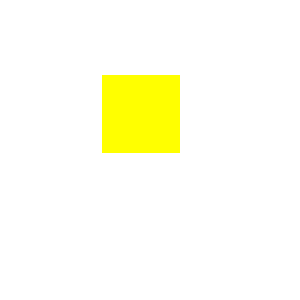
%> input picture matlab/task2.0/fankuaitu.bmp, 100 x 100 px (shown 3 times larger)
$ octave task2_5.m   (GNU Octave 9; MATLAB toolbox functions it lacks are replaced by stand-ins)
%> lines starting %> are read from the running program, lines starting %| are printed output that depends on the picture; in (x1, y1, x2, y2) boxes, pixels count from 0 and x2, y2 are one past the last pixel; in counts of white or black regions, pixels touching at a corner belong together; the program's own positions count from 1
close all;%关闭所有窗口
clear%清除变量的状态数据
clc%清除命令行
image1 = imread('fankuaitu.bmp');%读取图片
%> image1 is the input picture: size 100x100x3 uint8; mean R, G, B 255, 255, 237.8
figure;%打开一个窗口显示图像
subplot(3,2,1);%一行两列中的第一幅图
imshow(image1); %显示彩色图像
title('lenargb原图');
% [7 lines of commented-out code are left out]

%%%%%%自己显示图像灰度%%%%%%%%%%%%
[width,height,bmsize]=size(image1);%获取图片尺寸
%> width = 100; height = 100; bmsize = 3
mygray=uint8(zeros(width,height));%zeros(2*3)代表返回一个2*3的矩阵,创建一副空白图
R=image1(:,:,1);
%> R: size 100x100 uint8; every value is 255
G=image1(:,:,2);
B=image1(:,:,3);
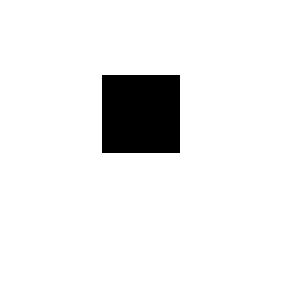
%> B: size 100x100 uint8 (shown 3 times larger); 93.2% white; 1 black region, box (x1, y1, x2, y2) and area: (34, 25, 60, 51) 676
mygray=R.*0.299+G.*0.587+B.*0.114;%矩阵×矩阵要用.*
subplot(3,2,2);%一行两列中的第二幅图
imshow(mygray);
title('lenargb自己计算灰度化后的图像');
%%%%%%系统自带的直方图函数%%%%%%%
subplot(3,2,3);
imhist(mygray);
title('lenargb灰度化后的直方图');
%%%%%%自己编写的直方图函数%%%%%%%
[width,height,bmgs]=size(image1); %获得图像的尺寸：宽度，高度
%> bmgs = 3
myzjhist = zeros(256,1); %自己定义一个直方图
myquzhi=0; %该点图像灰度值
for i=1:width
 for j=1:height
 myquzhi = image1(i,j);
 myzjhist(myquzhi+1,1) = myzjhist(myquzhi+1,1)+1; %该灰度的直方图取值+1

 end
end
%> after the loop, myzjhist = 256 values, max 10000 at index 255, min 0 at index 1, mean 39.06
 x=0:255;
 x=x';

subplot(3,2,4);
plot(x,myzjhist);
title('lenargb自己计算的直方图');


%%%%%%%%%%%%%%%%%%%%全局阈值分割法%%%%%%%%%%%%%%%%%%
ar=0
for i=1:width
 for j=1:height
 if mygray(i,j)>250
 mygray(i,j) =255;
 else
 mygray(i,j) =0;
 ar=ar+1;
 end
 end
end
%> after the loop, ar = 676
% figure; %新开窗口
subplot(3,2,5);
imshow(mygray);
title('lenargb全局阈值分割图')
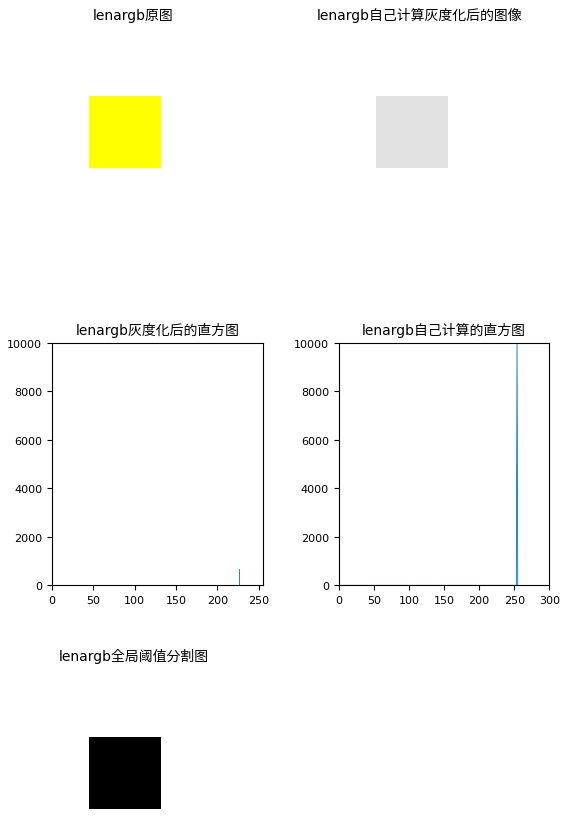
%> figure redrawn from the program's plot data, 5 panels
mygray=~mygray;
m=sum(mygray);
%> m = 100 values, max 26 at index 35, min 0 at index 1, mean 6.76
n=sum(m)
%> n = 676

%%%%%%%%%计算黑色面积%%%%%%%%%%
i=imread('fankuaitu.bmp');%如果图片名称格式例如9.pgn
figure
subplot(2,2,1)
imshow(i);

i1=rgb2gray(i);
subplot(2,2,2)
imshow(i1);

title('lenargbhuidu图')
bw=imbinarize(i1,'global');
subplot(2,2,3)
imshow(bw);

title('lenargb全局阈值分割图')
[B,L] = bwboundaries(bw,'noholes');
%> B = 1 boundary; box (x1, y1, x2, y2) and points: (0, 0, 100, 100) 397
hold on
stats = regionprops(L,'Area','Centroid');
%> stats = 1 region; Area and Centroid: 9324 [50.7 51.4]
for k = 1:length(B)
boundary = B{k};
delta_sq = diff(boundary).^2;
perimeter = sum(sqrt(sum(delta_sq,2)));
area = stats(k).Area;
end
%> this loop made 1 pass
%> (perimeter, area) on pass 1: (396, 9324)
